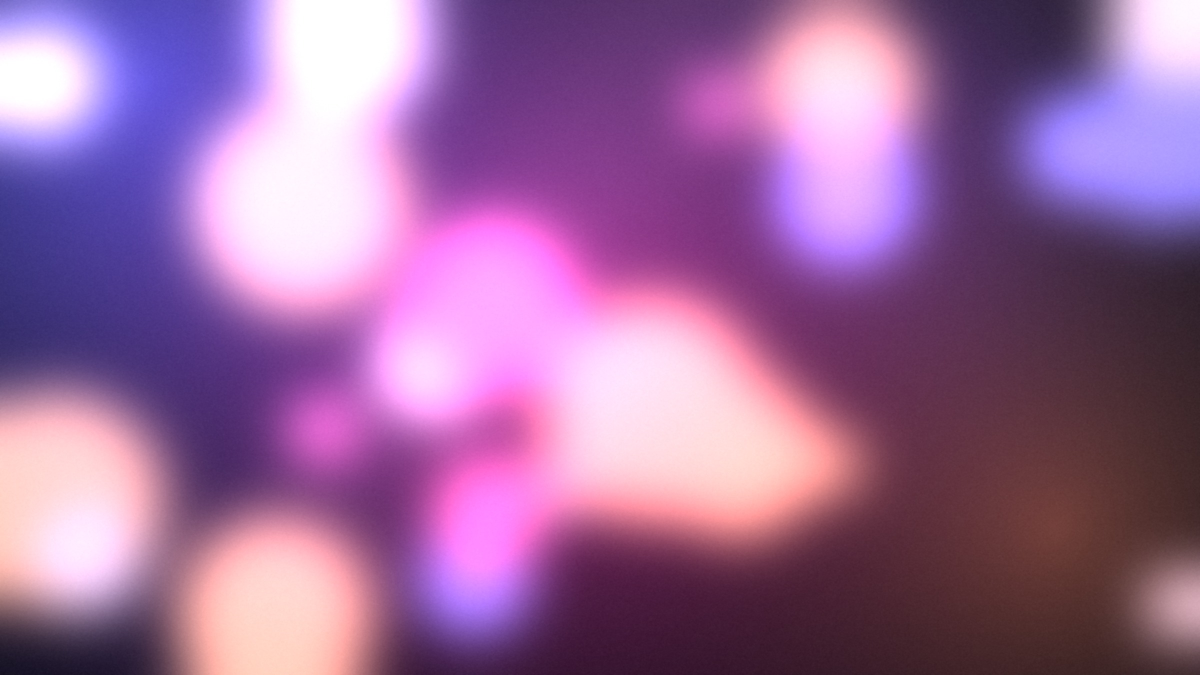
#> input picture app/assets/wallpaper-preview.jpg, 2400 x 1350 px (shown at 1/2 size)
$ python make_preview_background.py
#> lines starting #> are read from the running program, lines starting #| are printed output that depends on the picture
"""Create the baked background used by repository screenshots.

This mirrors the C# BackgroundRenderer closely enough for README previews. The
running app always generates its own background from the user's wallpaper.
"""

from pathlib import Path

import numpy as np
from PIL import Image, ImageFilter

ROOT = Path(__file__).resolve().parent.parent
SOURCE = ROOT / "app" / "assets" / "wallpaper-preview.jpg"
OUT = ROOT / "app" / "assets" / "background-preview.jpg"

WIDTH, HEIGHT = 1920, 1200
image = Image.open(SOURCE).convert("RGB")
#> image is the input picture: PIL image 2400x1350 RGB; mean R, G, B 154.9, 105.2, 154.8
scale = max(WIDTH / image.width, HEIGHT / image.height)
#> scale = 0.889
resized = image.resize((round(image.width * scale), round(image.height * scale)), Image.LANCZOS)
left = (resized.width - WIDTH) // 2
#> left = 106
top = (resized.height - HEIGHT) // 2
#> top = 0
image = resized.crop((left, top, left + WIDTH, top + HEIGHT))
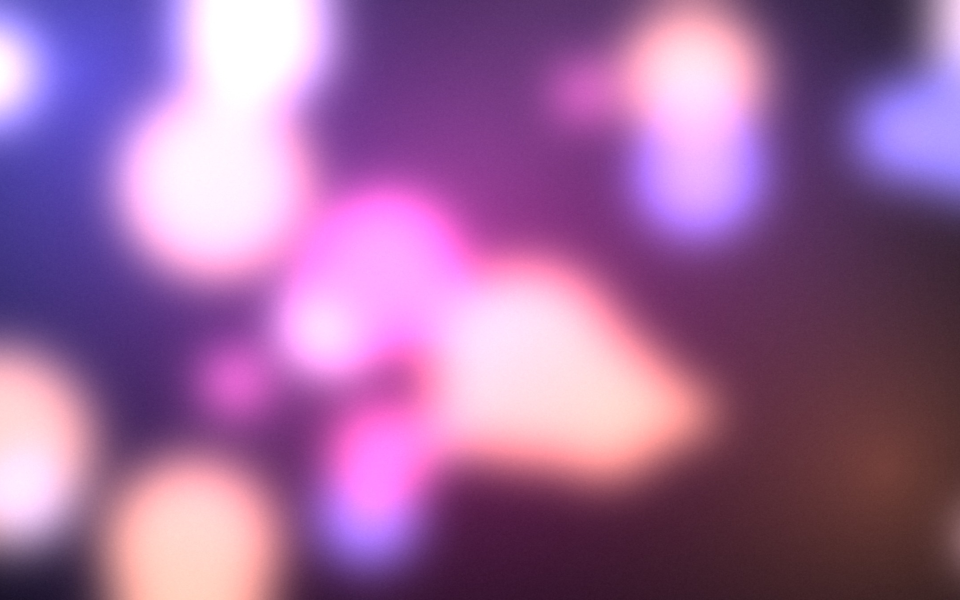
#> image: PIL image 1920x1200 RGB (shown at 1/2 size); mean R, G, B 156.5, 103.9, 155.2
image = image.filter(ImageFilter.GaussianBlur(11))

pixels = np.asarray(image, dtype=np.float32) / 255.0
yy, xx = np.mgrid[0:HEIGHT, 0:WIDTH].astype(np.float32)
nx = (xx + 0.5) / WIDTH
ny = (yy + 0.5) / HEIGHT

# Match the default WidgetSettings values.
brightness = 0.52
saturation = 1.4
glow = 1.0
vignette = 0.9
grain = 0.085
accent = np.array([255, 47, 150], dtype=np.float32) / 255.0

luminance = 0.2126 * pixels[..., 0] + 0.7152 * pixels[..., 1] + 0.0722 * pixels[..., 2]
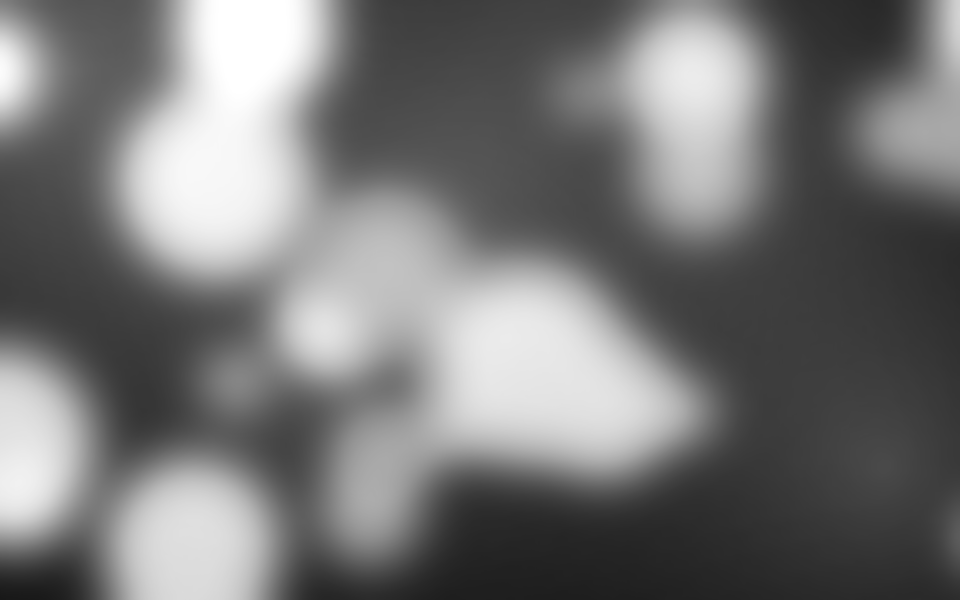
#> luminance: shape (1200, 1920) float32 (shown at 1/2 size); min 0.0913, max 1, mean 0.466
pixels = luminance[..., None] + (pixels - luminance[..., None]) * saturation
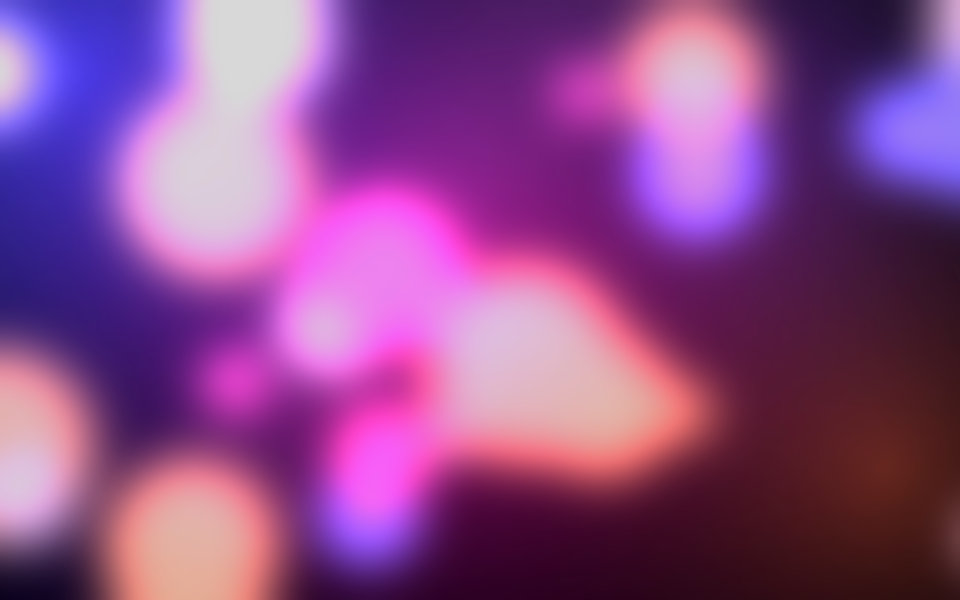
#> pixels: shape (1200, 1920, 3) float32 (shown at 1/2 size); mean R, G, B 0.672, 0.384, 0.665; drawn with min black and max white
pixels = (pixels - 0.5) * 1.08 + 0.5
pixels *= brightness
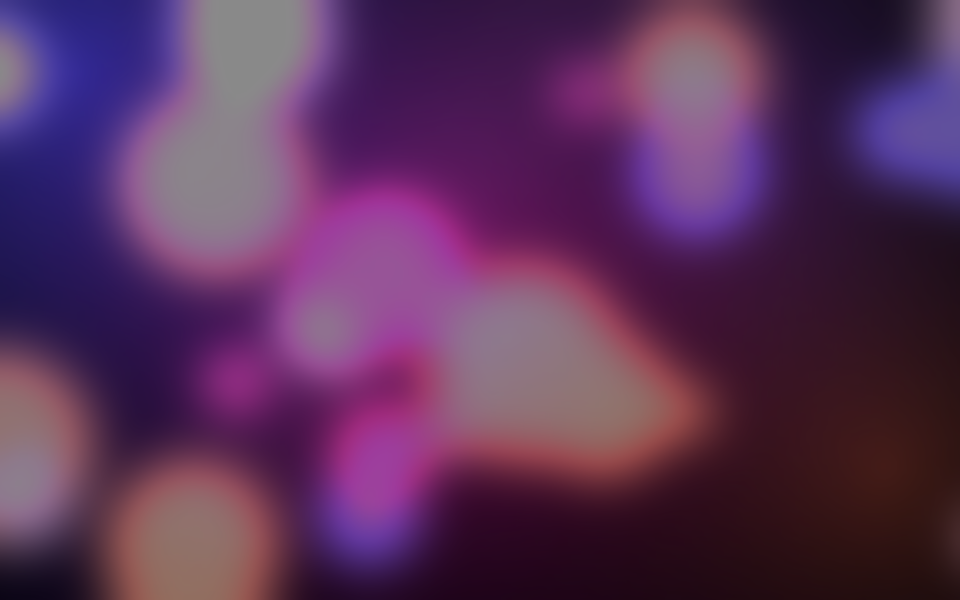
#> pixels: shape (1200, 1920, 3) float32 (shown at 1/2 size); mean R, G, B 0.357, 0.195, 0.353

accent_distance = ((nx - 0.5) / 0.62) ** 2 + ((ny - 0.49) / 0.55) ** 2
accent_falloff = np.clip(1 - accent_distance, 0, 1) ** 2 * 0.17 * glow
pixels += accent[None, None, :] * accent_falloff[..., None]

blue_distance = ((nx - 0.10) / 0.55) ** 2 + ((ny - 0.08) / 0.55) ** 2
blue_falloff = np.clip(1 - blue_distance, 0, 1) ** 2 * 0.12
pixels += np.array([0.27, 0.34, 1.0], dtype=np.float32)[None, None, :] * blue_falloff[..., None]
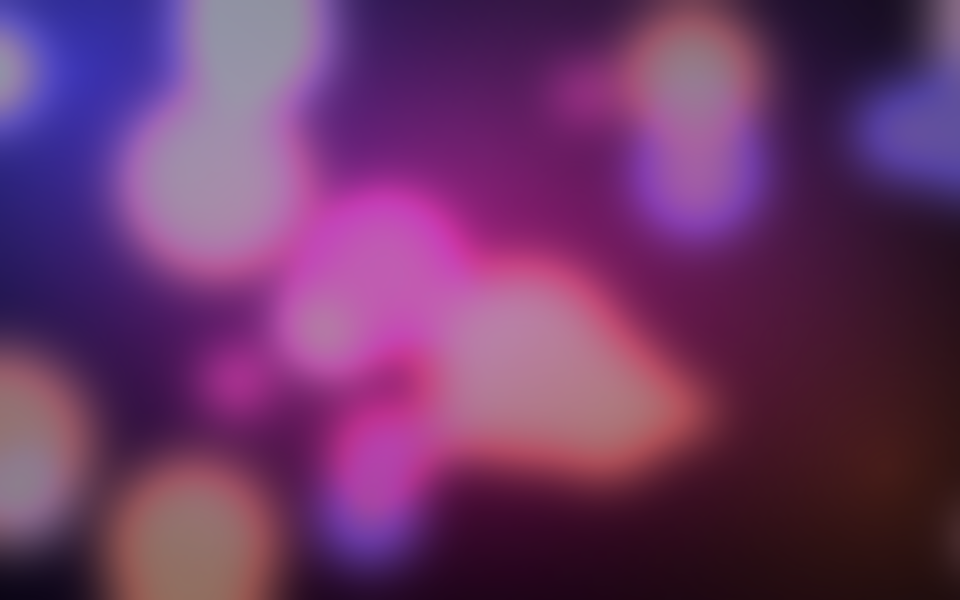
#> pixels: shape (1200, 1920, 3) float32 (shown at 1/2 size); mean R, G, B 0.421, 0.212, 0.405

amber_distance = ((nx - 0.92) / 0.50) ** 2 + ((ny - 0.91) / 0.50) ** 2
amber_falloff = np.clip(1 - amber_distance, 0, 1) ** 2 * 0.09
pixels += np.array([1.0, 0.58, 0.30], dtype=np.float32)[None, None, :] * amber_falloff[..., None]
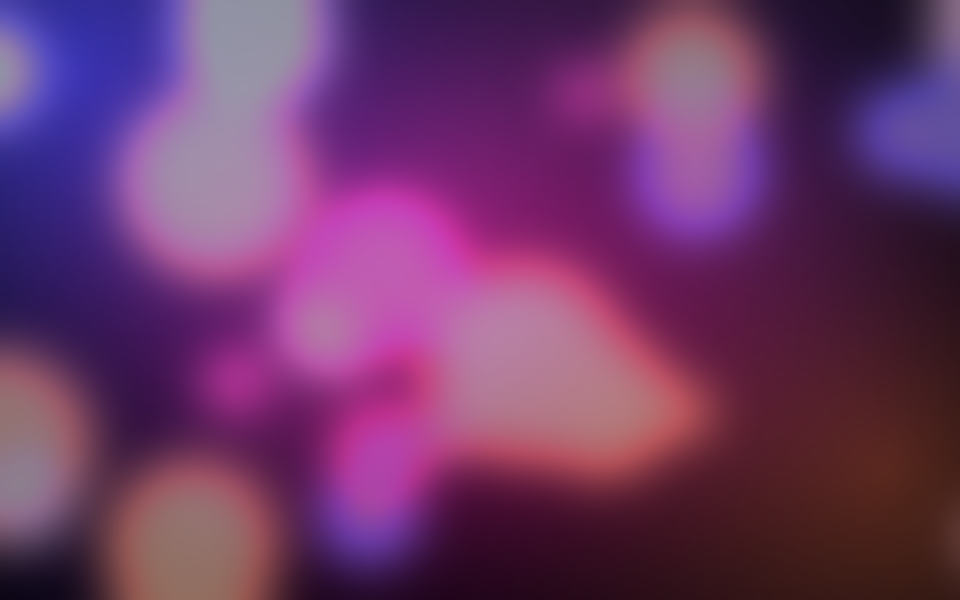
#> pixels: shape (1200, 1920, 3) float32 (shown at 1/2 size); mean R, G, B 0.431, 0.218, 0.408

top_shade = np.clip(1 - ny / 0.42, 0, 1) * 0.66
bottom_shade = np.clip((ny - 0.55) / 0.45, 0, 1) * 0.82
shade = np.maximum(top_shade, bottom_shade)

dx = (nx - 0.5) * 2
dy = (ny - 0.5) * 2
edge = np.clip((np.sqrt(dx * dx + dy * dy) - 0.45) / 0.95, 0, 1)
vignette_factor = edge * vignette * 0.55

pixels *= ((1 - shade) * (1 - vignette_factor))[..., None]
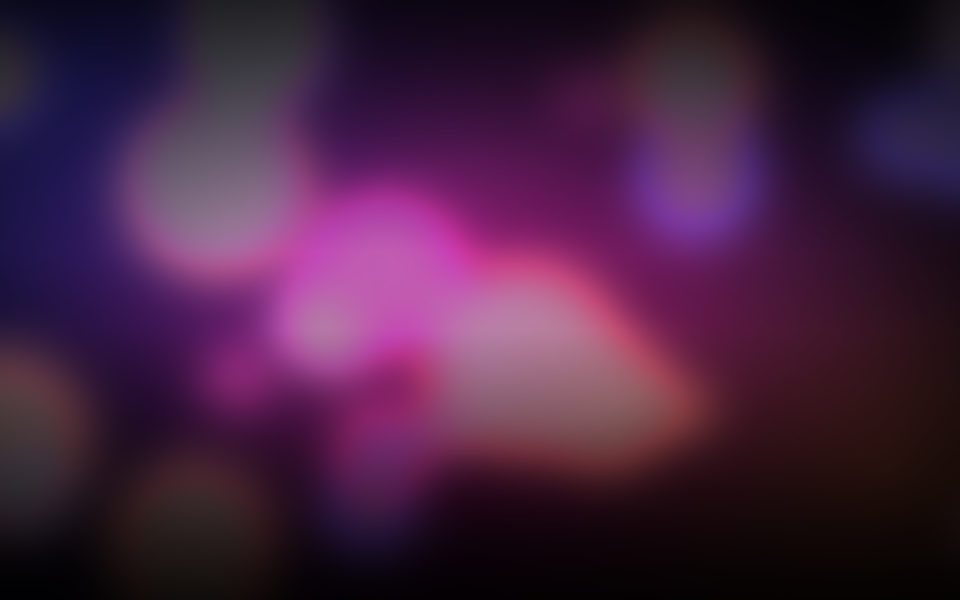
#> pixels: shape (1200, 1920, 3) float32 (shown at 1/2 size); mean R, G, B 0.273, 0.131, 0.253
pixels = (pixels + np.array([0.012, 0.004, 0.025], dtype=np.float32)[None, None, :]) * 0.93

rng = np.random.default_rng(20261118)
noise = (rng.random((HEIGHT, WIDTH, 1), dtype=np.float32) - 0.5) * grain * 0.55
pixels = np.clip(pixels + noise, 0, 1)

Image.fromarray((pixels * 255).round().astype(np.uint8), "RGB").save(
    OUT, quality=92, optimize=True
)
print(f"Wrote {OUT} ({WIDTH}x{HEIGHT})")
